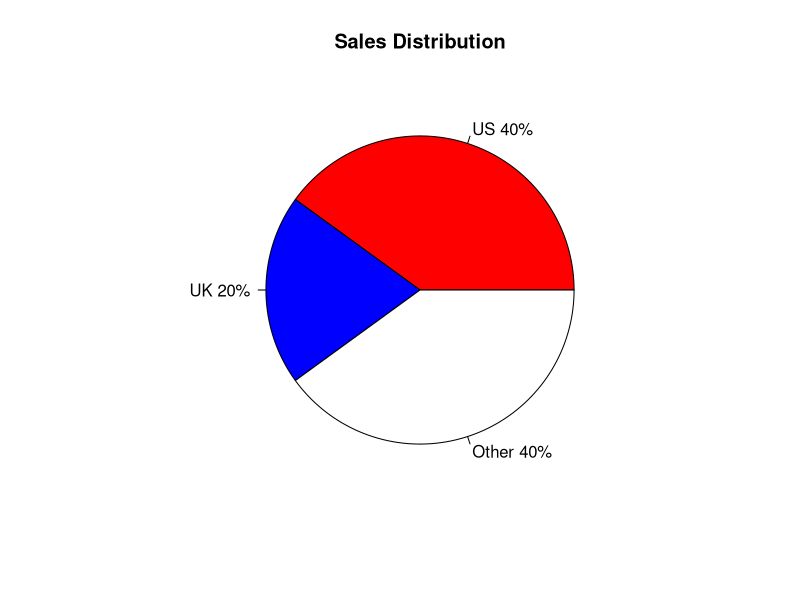
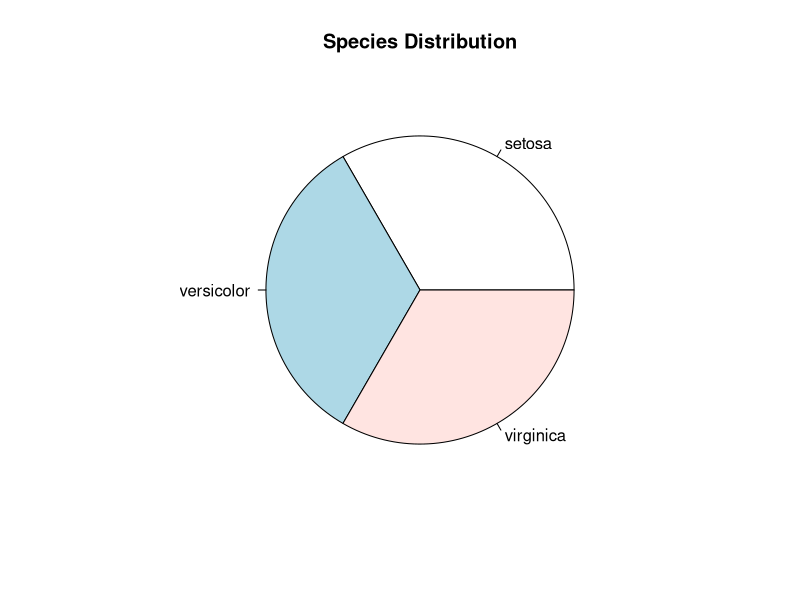
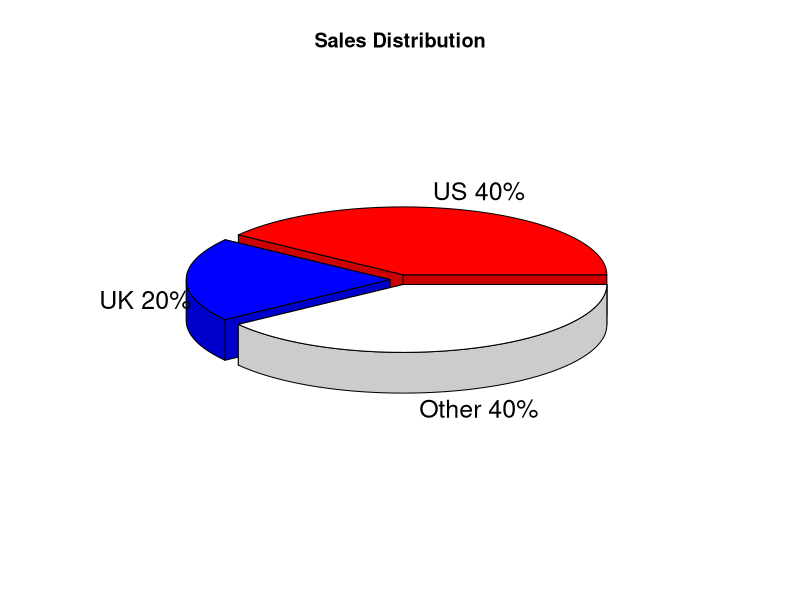

Recreate these plots in R, in order.
#   Pie Charts

# quite often used for sales and marketing purposes because they are said to be able to manipulate the perception.
# not often used in scientific papers

?pie
# to create the slices and define the size
slices = c(40, 20, 40)
# name (labels) of the slices - WATCH the length
countries = c("US", "UK", "Other")
# to add the slice size to the labels
countries = paste(countries, slices)
# to further specify the labels
countries = paste(countries, "%", sep = "")

# the actual pie chart
pie(slices, labels=countries,
    col=c("red", "blue", "white"), main ="Sales Distribution")

#a. to work with data frames
?iris
attach(iris)
Values = table(Species) # table for counts
labels = paste(names(Values))
pie(Values, labels =labels, main ="Species Distribution")

#b. to add a 3D effect
# we need the library "plotrix"
library(plotrix)
# then we can use "pie3D"
# and we can add "explode" - distance should be around 0.1 - 0.05
pie3D(slices, labels=countries, explode = 0.05,
      col=c("red", "blue", "white"), main ="Sales Distribution")
